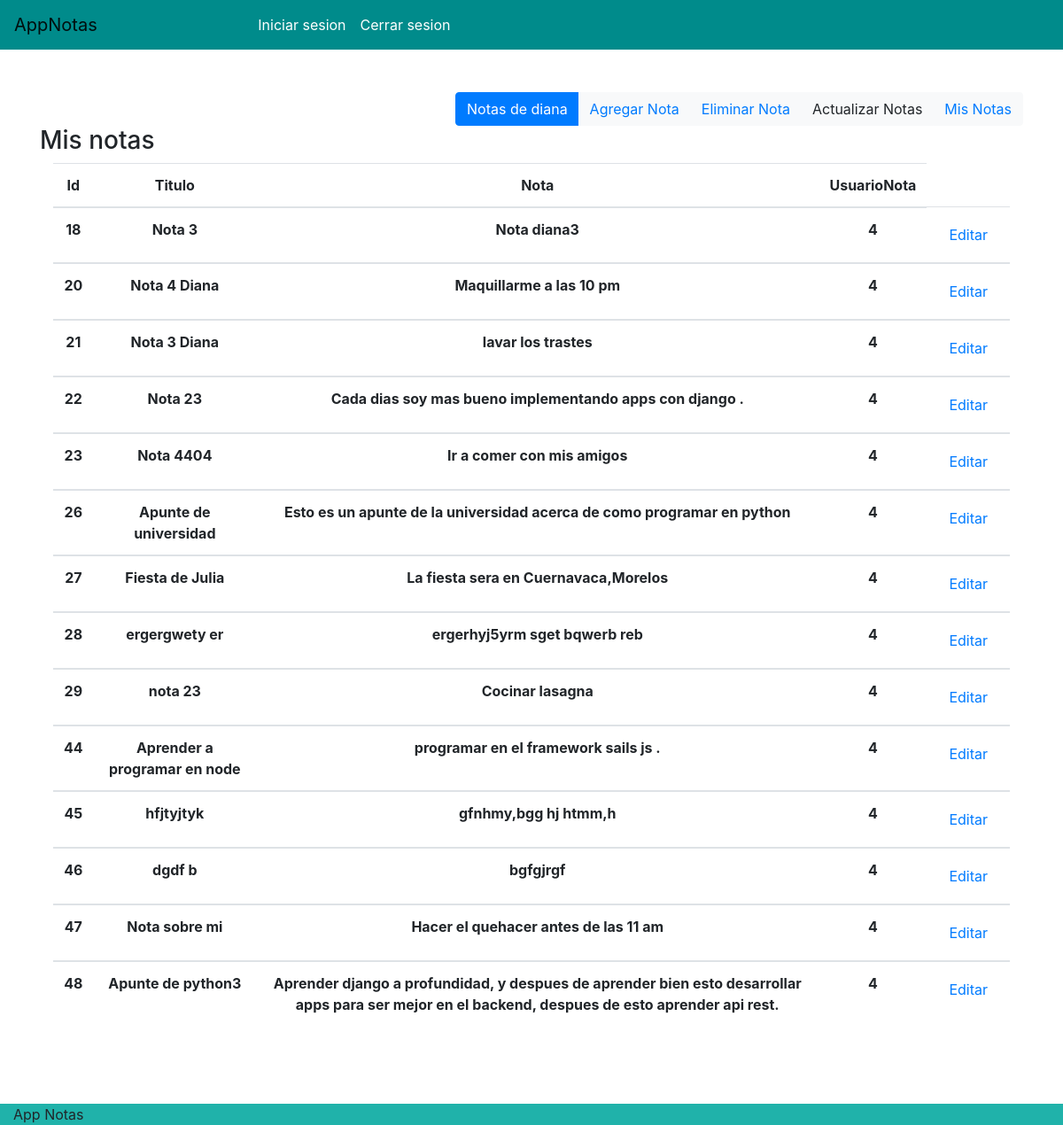
Page /misnotas/ (signed in) on the committed database.
### app1/models.py (models this page shows)
class Notas(models.Model):
    usuarionotas=models.ForeignKey(User, on_delete=models.PROTECT  )
    titulo=models.CharField(max_length=100)
    nota=models.TextField()

### app1/views.py (the view)
# urls.py: path('misnotas/', views.mostrarNotas ),
def mostrarNotas(request):
    if request.user.is_authenticated:
      userID=request.user.id
      notas=Notas.objects.filter(usuarionotas_id=userID)
    return render(request,"misnotas.html",{'notas':notas})

### app1/templates/misnotas.html (shortened to what this page needs)
<!DOCTYPE html>
<html lang="en">
<head>
    {% load bootstrap4 %}
    {% bootstrap_css %}
</head>
<body>
    <nav class="navbar navbar-expand-lg navbar-light " style="background-color: darkcyan;">
        <a class="navbar-brand" href="/">AppNotas</a>
        <div class="collapse navbar-collapse" id="navbarNavAltMarkup">
          <div class="navbar-nav">
            <a class="nav-item nav-link text-white " href="">Iniciar sesion </a>
            <a class="nav-item nav-link text-white" href="/logout">Cerrar sesion</a>
          </div>
        </div>
    </nav>
 <br>
 <br>
 <div class="container d-flex flex-row-reverse ">
  <div class="btn-group " role="group" aria-label="Basic example " >
   <button type="button" class="btn btn-primary"> Notas de  {{ request.user.username  }}    </button>
    <button type="button" class="btn btn-light">  <a href="/addnota" >  Agregar Nota </a>  </button>
    <button type="button" class="btn btn-light"> <a href="/eliminar">      Eliminar Nota </a> </button>
     <button type="button" class="btn btn-light"  data-toggle="modal"  data-target="#exampleModalCenter">  Actualizar Notas</button>
     <button type="button" class="btn btn-light "> <a href="/misnotas" >  Mis Notas </a>   </button>
  </div>
 </div>
    <div class="container  rounded text-center " style="background-color: ">
        <h3 class="float-left">  Mis notas</h3>
        <div class="container " >
            {% if notas  %}
            <table class="table  table-white ">
              <thead>
                <tr>
                  <th scope="col">Id</th>
                  <th scope="col">Titulo</th>
                  <th scope="col">Nota</th>
                  <th scope="col">UsuarioNota</th>
                </tr>
              </thead>
              {% for items in notas %}
             <tbody>
               <tr>
                <th>{{items.id}}</th>
                <th> {{items.titulo}}</th>
                <th> {{items.nota}}</th>
                <th>{{items.usuarionotas_id}}</th>
                <th> <button class=" btn "> <a href="/actualizarRegistro/{{items.id}}">Editar </a> </button> </th>
               </tr>
             </tbody>
             {% endfor %}
            </table>
            {% else %}
            <p>No existen registros en la base de datos</p>
            {% endif %}
          </div>
    <br>
</div>
  <br>
  <br>
  <div class="container-fluid" style="background-color: lightseagreen;">
    App Notas
  </div>
</body>
</html>

### rows in the picture
Notas: id "18", titulo "Nota 3", nota "Nota diana3", usuarionotas_id "4"
Notas: id "20", titulo "Nota 4 Diana", nota "Maquillarme a las 10 pm", usuarionotas_id "4"
Notas: id "21", titulo "Nota 3 Diana", nota "lavar los trastes", usuarionotas_id "4"
Notas: id "22", titulo "Nota 23", nota "Cada dias soy mas bueno implementando apps con django .", usuarionotas_id "4"
Notas: id "23", titulo "Nota 4404", nota "Ir a comer con mis amigos", usuarionotas_id "4"
Notas: id "26", titulo "Apunte de universidad", nota "Esto es un apunte de la universidad acerca de como programar en python", usuarionotas_id "4"
Notas: id "27", titulo "Fiesta de Julia", nota "La fiesta sera en Cuernavaca,Morelos", usuarionotas_id "4"
Notas: id "28", titulo "ergergwety er", nota "ergerhyj5yrm sget bqwerb reb", usuarionotas_id "4"
Notas: id "29", titulo "nota 23", nota "Cocinar lasagna", usuarionotas_id "4"
Notas: id "44", titulo "Aprender a programar en node", nota "programar en el framework sails js .", usuarionotas_id "4"
Notas: id "45", titulo "hfjtyjtyk", nota "gfnhmy,bgg hj htmm,h", usuarionotas_id "4"
Notas: id "46", titulo "dgdf b", nota "bgfgjrgf", usuarionotas_id "4"
Notas: id "47", titulo "Nota sobre mi", nota "Hacer el quehacer antes de las 11 am", usuarionotas_id "4"
Notas: id "48", titulo "Apunte de python3", nota "Aprender django a profundidad, y despues de aprender bien esto desarrollar apps para ser mejor en el backend, despues de esto aprender api rest.", usuarionotas_id "4"

### other values in the picture
{{ request.user.username }} "diana"
